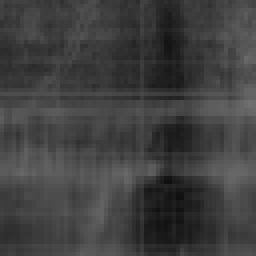
#> input picture ImageProcessing/dataset/flat/flat102.png, 64 x 64 px (shown 4 times larger); its folder holds 4 pictures in this run
$ jupyter execute Enriquesworksheet.ipynb
#> lines starting #> are read from the running program, lines starting #| are printed output that depends on the picture
[cell 1]
from PIL import ImageOps
from PIL import Image
import numpy as np

def vectorizeImg(img):
    flatten = np.asmatrix(img).flatten()
    flatten = np.divide(flatten,255.0)
    return np.asarray(flatten)[0]

[cell 2]
def toVectors(imgList):
    return [vectorizeImg(img) for img in imgList]

[cell 3]
import glob
from PIL import Image
def imageList(path):
    addresses = glob.glob(path)
    images = []
    for path in addresses:
        img = Image.open(path).convert('L')
#> img is the input picture: PIL image 64x64 L; min 15, max 111, mean 63.7
        images.append(img)
    return images

[cell 4]
path = "/home/pointrain/Documents/MachineLearning/ImageProcessing/dataset/flat/*.png"
listOfImages = imageList(path)
vectorized = toVectors(listOfImages)
#> in vectorizeImg (call 4), `flatten = np.asmatrix(img).flatten()`:
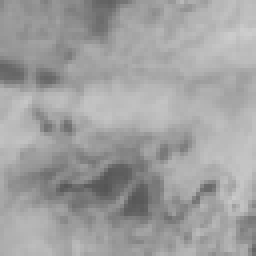
#> img: PIL image 64x64 L (shown 4 times larger); min 85, max 205, mean 160.1
